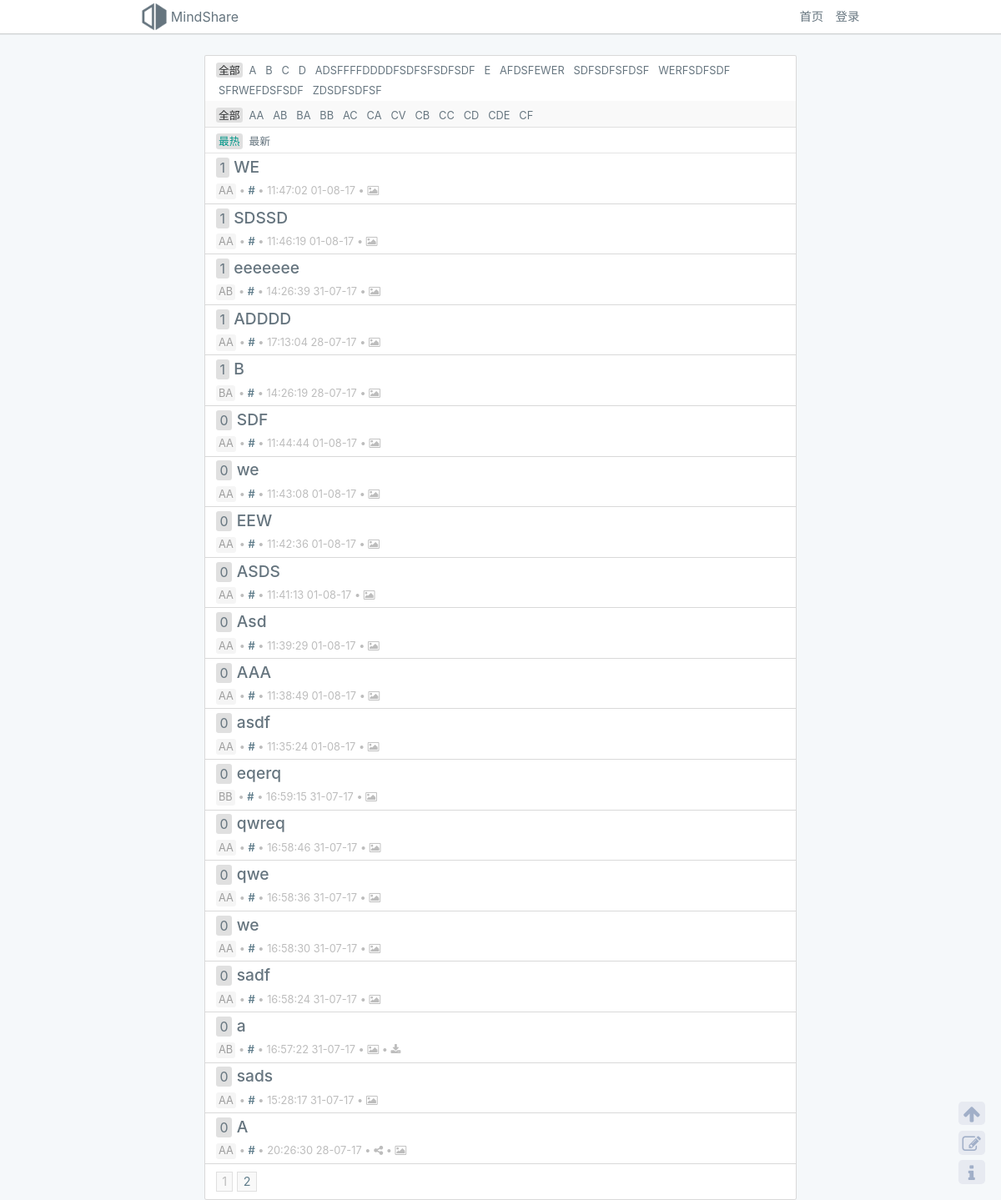
/, run on an earlier commit of the app's database.
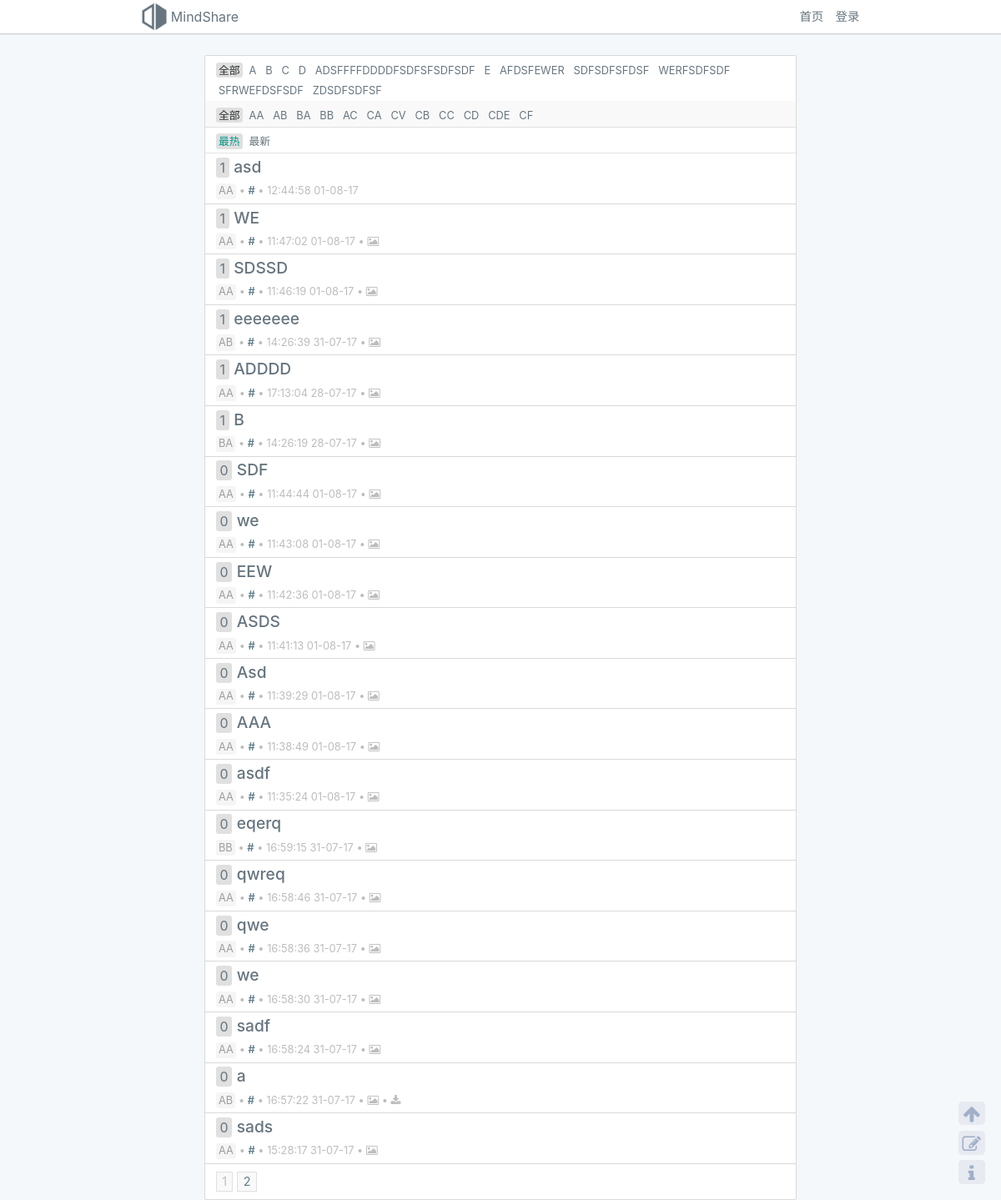
And on a later commit of the database.
### mindmap/models.py (models this page shows, shortened)
class Category(models.Model):
    title = models.CharField('标题', max_length=30)
    parent = models.ForeignKey('Category', null=True, blank=True)

class MindMap(models.Model):
    title = models.CharField('标题', max_length=50)
    description = models.CharField('描述', max_length=1000, blank=True)
    img = models.ImageField('图片', upload_to='img/%Y/%m/%d/', blank=True, null=True)
    mindmap = models.FileField('思维导图文件', upload_to='file/%Y/%m/%d/', blank=True, null=True)
    public = models.BooleanField('是否公开', default=True)
    tags = models.ManyToManyField(Tag)
    category = models.ForeignKey(Category, null=True, blank=True)
    author = models.ForeignKey(User, null=True, default=1)
    share = models.URLField('分享地址', max_length=300, null=True, blank=True)
    vote = models.IntegerField('投票', default=0)
    visit = models.IntegerField('浏览', default=0)
    create_date = models.DateTimeField('创建时间', default=timezone.now, null=True)
    update_date = models.DateTimeField(verbose_name='最后更新时间', auto_now=True)

### mindmap/views/views_index.py (the view)
# urls.py: url(r'^$', views_index.index, name='index'),
def index(request, category=None, page=1):
    try:
        cur_category = None
        category_first = None
        category_second = None
        if category is not None:
            cur_category = Category.objects.filter(id=category).first()
            items = (MindMap.objects.filter(category_id=category, public=True) |
                     MindMap.objects.filter(category__parent=category, public=True))
        else:
            items = MindMap.objects.filter(public=True)
        order = request.GET.get('ord')
        if order is None or order == 'hot':
            order = 'hot'
            items = items.order_by('-vote', '-create_date')
        elif order == 'new':
            items = items.order_by('-create_date', '-vote')
        if cur_category:
            if cur_category.parent:
                category_first = cur_category.parent
                category_second = cur_category
                category_second_items = Category.objects.filter(parent=cur_category.parent)
            else:
                category_first = cur_category
                category_second = None
                category_second_items = Category.objects.filter(parent=cur_category)
        else:
            category_second_items = Category.objects.filter(parent__isnull=False)[:12]
        context = {
            'title': 'MindShare',
            'category_first': category_first,
            'category_second': category_second,
            'category_first_items': Category.objects.filter(parent__isnull=True),
            'category_second_items': category_second_items,
            'pages': get_pages(items, cur_page=page, url_generator=index_url_generator, category=category),
            'category': category,
            'order': order
        }
        return render(request, 'mindmap/index.html', context=context)
    except Exception as e:
        print(e)
        traceback.print_exc()
        return return_404_page(request)

### mindmap/views/url_generator.py (called while the page is built)
def index_url_generator(page=1, category=None, **kwargs):
    if category is not None:
        return reverse('mindmap:index-with-category', args=(category, page))
    else:
        return reverse('mindmap:index-without-category', args=(page, ))

### mindmap/views/views_pagination.py (called while the page is built)
def get_pages(query_set, cur_page=1, count_per_page=COUNT_PER_PAGE, url_generator=None, **kwargs):
    try:
        cur_page = int(cur_page) if cur_page else 1
        page_list = Paginator(query_set, count_per_page)
        total_page_number = page_list.num_pages
        cur_page_number = max(0, min(cur_page, total_page_number))
        cur_page_items = page_list.page(cur_page_number)
        return PageInstance(total_page_number, cur_page_number, cur_page_items, url_generator, **kwargs)
    except Exception as e:
        print(e)
        traceback.print_exc()
        return PageInstance(0, 0, None)

    def init_page_items(self):
        _page_items_number = {1, self.total_page_number}
        for i in range(max(1, self.cur_page_number-3), min(self.cur_page_number+3, self.total_page_number)):
            _page_items_number.add(i)
        for page_number in _page_items_number:
            if len(self.page_items) > 0 and self.page_items[-1].number and page_number - self.page_items[-1].number > 1:
                self.page_items.append(PageItem(text='...', active=False))
            if page_number == self.cur_page_number:
                self.page_items.append(PageItem(number=page_number, active=False))
            elif self.url_generator:
                self.page_items.append(PageItem(url=self.url_generator(page_number, **self.kwargs), number=page_number))
            else:
                self.page_items.append(PageItem(number=page_number))

### templates/mindmap/index.html (shortened to what this page needs)
{% extends "mindmap/includes/base.html" %}
{% load staticfiles %}
{% block css %}
    <link rel="stylesheet" href="{% static 'mindmap/css/index.css' %}">
    <link rel="stylesheet" href="{% static 'mindmap/css/pagination.css' %}">
{% endblock %}
{% block body %}
    <div id="bodyContainer" class="container">
        <div id="midContainer" class="col-lg-8 offset-lg-2">
            <div class="container-box">
                <div id="category">
                    {% if not category_first %}
                        <a class="my-link-tag my-link-tag-selected">全部</a>
                    {% else %}
                        <a class="my-link-tag" href="{% url 'mindmap:index-without-category' 1 %}">全部</a>
                    {% endif %}
                    {% for category in category_first_items %}
                        {% if category_first == category %}
                            <a class="my-link-tag my-link-tag-selected">{{ category.title }}</a>
                        {% else %}
                            <a class="my-link-tag" href="{% url 'mindmap:index-with-category' category.id 1 %}">{{ category.title }}</a>
                        {% endif %}
                    {% endfor %}
                </div>
                <div id="sortBy">
                    {% if not category_second %}
                        <a class="my-link-tag my-link-tag-selected">全部</a>
                    {% else %}
                        <a class="my-link-tag" href="{% url 'mindmap:index-with-category' category_first.id 1 %}">全部</a>
                    {% endif %}
                    {% for category in category_second_items %}
                        {% if category_second == category %}
                            <a class="my-link-tag my-link-tag-selected">{{ category.title }}</a>
                        {% else %}
                            <a class="my-link-tag" href="{% url 'mindmap:index-with-category' category.id 1 %}">{{ category.title }}</a>
                        {% endif %}
                    {% endfor %}
                </div>
                <div id="sortBy" style="background-color: white;">
                    {% if category %}
                        <a class="my-link-tag {% if order == 'hot' %}my-link-tag-selected{% endif %}" href="{% url 'mindmap:index-with-category' category 1 %}?ord=hot">最热</a>
                        <a class="my-link-tag {% if order == 'new' %}my-link-tag-selected{% endif %}" href="{% url 'mindmap:index-with-category' category 1 %}?ord=new">最新</a>
                    {% else %}
                        <a class="my-link-tag {% if order == 'hot' %}my-link-tag-selected{% endif %}" href="{% url 'mindmap:index' %}?ord=hot">最热</a>
                        <a class="my-link-tag {% if order == 'new' %}my-link-tag-selected{% endif %}" href="{% url 'mindmap:index' %}?ord=new">最新</a>
                    {% endif %}
                </div>
                {% for mindmap in pages.cur_page_items %}
                    {% include 'mindmap/includes/_index_list_item.html' %}
                {% endfor %}
                <div class="container-box-item container-box-item-padding">
                    {% include 'mindmap/includes/_pagination.html' %}
                </div>
            </div>
        </div>
    </div>
{% endblock %}

### templates/mindmap/includes/base.html (shortened to what this page needs)
{% load staticfiles%}
<!DOCTYPE html>
<html lang="en">
<head>
    <link rel="stylesheet" href="{% static 'mindmap/lib/css/bootstrap-4.0.0-alpha.6.css' %}">
    <link rel="stylesheet" href="{% static 'mindmap/lib/css/font-awesome.css' %}">
    <link rel="stylesheet" href="{% static 'mindmap/lib/css/toastr.css' %}">
    <link rel="stylesheet" href="{% static 'mindmap/css/common.css' %}">
    <link rel="stylesheet" href="{% static 'mindmap/css/login-register.css' %}">
    <link rel="stylesheet" href="{% static 'mindmap/css/user-menu-popover.css' %}">
    {% block css %}{% endblock %}
</head>
<body>
    {% block navigation %}
        {% include "mindmap/includes/_navigation.html" %}
    {% endblock %}
    {% block body %}{% endblock %}
    {% block right-bottom-btn-group %}
        {% include "mindmap/includes/_right_bottom_btn_group.html" %}
    {% endblock %}
</body>
</html>

### templates/mindmap/includes/_navigation.html (shortened to what this page needs)
{% load staticfiles %}
<nav id="navbar">
    <div id="navbarContainer" class="container">
        <div id="brand">
            <img id="brandImg" src="{% static 'mindmap/img/favicon.png' %}"/>
            <a href="{% url 'mindmap:index' %}">MindShare</a>
        </div>
        <div id="linkList">
            <a class="my-nav-link hidden-md-down" href="{% url 'mindmap:index' %}">首页</a>
            {% if request.user.id %}
                {% include 'mindmap/includes/dialog/_popover_user.html' %}
                <a class="my-nav-link" href="{% url 'mindmap:new-mind-page' %}">发布</a>
                <a id="usernameElement" class="my-nav-link" href="javascript: void(0);">{{ request.user.nickname }}</a>
            {% else %}
                <a id="btn-login" class="my-nav-link" href="javascript: void(0);">登录</a>
            {% endif %}
        </div>
    </div>
</nav>
<div class="nav-shadow"></div>

### templates/mindmap/includes/_index_list_item.html
<div class="container-box-item container-box-item-bottom" id="divMindmap{{ mindmap.id }}">
    <a href="javascript: void(0)" title="投票" class="ol-badge" style="vertical-align: top;">{{ mindmap.vote }}</a>
    <a class="my-title my-title-a" style="margin-bottom: .6rem;" href="{% url 'mindmap:show-mind' mindmap.id %}">
        <span>{{ mindmap.title }}</span>
    </a>
    {% include 'mindmap/includes/_mind_info_panel.html' %}
</div>

### templates/mindmap/includes/_mind_info_panel.html (shortened to what this page needs)
<div class="info-panel">
    <a class="info-panel-item a-tag-light" title="查看分类" href="{% url 'mindmap:index-with-category' mindmap.category.id %}">{{ mindmap.category.title }}</a>
    <span class="info-panel-item">•</span>
    <a class="info-panel-item" title="用户主页" href="{% url 'mindmap:user-page-with-uid' mindmap.author.id 1 %}" style="font-weight: 600;">{{ mindmap.author.nickname}}</a>
    <span class="info-panel-item">•</span>
    <span class="info-panel-item">{{ mindmap.create_date|date:'H:i:s d-m-y' }}</span>
    {% if mindmap.share %}
        <span class="info-panel-item">•</span>
        <a href="{{ mindmap.share }}" title="查看分享" target="_blank" class="info-panel-item"><i class="fa fa-share-alt color-mid-grey" aria-hidden="true"></i></a>
    {% endif %}
    {% if mindmap.img %}
        <span class="info-panel-item">•</span>
        <a href="{{ mindmap.img.url }}" download="" title="下载图片" class="info-panel-item"><i class="fa fa-picture-o color-mid-grey" aria-hidden="true"></i></a>
    {% endif %}
    {% if mindmap.mindmap %}
        <span class="info-panel-item">•</span>
        <a href="{{ mindmap.mindmap.url }}" download="" title="下载文件" class="info-panel-item"><i class="fa fa-download color-mid-grey" style="margin-top: .05rem;" aria-hidden="true"></i></a>
    {% endif %}
</div>

### templates/mindmap/includes/_pagination.html
<div class="page-panel">
    {% for page in pages.page_items %}
        <a class="page-panel-item" {% if page.active %}href="{{ page.url }}"{% endif %}>{{ page.text }}</a>
    {% endfor %}
</div>

### templates/mindmap/includes/_right_bottom_btn_group.html (shortened to what this page needs)
{% load staticfiles %}
<div class="right-bottom-btn-group" id="right-bottom-btn-group">
    <a id="btn-go-top" title="返回顶部"><i class="fa fa-arrow-up fa-2x" aria-hidden="true" style="color: #a1afc8;"></i></a>
    <a href="javascript: feedbackBtnClick();" title="反馈"><i class="fa fa-pencil-square-o fa-2x" aria-hidden="true" style="color: #a1afc8;"></i></a>
    <a href="{% url 'mindmap:about' %}" title="关于"><i class="fa fa-info fa-2x" aria-hidden="true" style="color: #a1afc8;"></i></a>
</div>

### static/mindmap/css/common.css (style rules this page uses)
body { background-color: #f5f8fa; }
#navbar { background-color: #fff; }
#navbar a { color: #66757f; }
#navbar #navbarContainer { padding: 0 .6rem 0 .3rem; max-width: 55rem; display: flex; align-items: center; justify-content: space-between; }
#navbar #brand { display: flex; align-items: center; justify-content: center; }
#navbar #brand img { height: 2.5rem; }
#navbar #linkList { display: flex; align-items: center; }
#navbar .my-nav-link { font-size: 0.9rem; margin-left: 0.9rem; }
.nav-shadow { border-top: 1px solid rgba(0, 0, 0, 0.15); border-bottom: 1px solid rgba(0, 0, 0, 0.05); }
a { color: #607D8B; text-decoration: none; }
a:link { text-decoration: none; }
.my-link-tag { color: #66757f; padding: .1rem .2rem; font-size: .8rem; border-radius: .2rem; }
.my-link-tag-selected { color: #009688; background-color: #E0E0E0; }
.a-tag-light { color: #9E9E9E; font-size: 0.8rem; border-radius: 0.2rem; vertical-align: middle; padding: .1rem .2rem; background-color: #F5F5F5; }
.container-box { border: 1px solid rgba(0, 0, 0, 0.15); border-radius: 0.15rem; background-color: white; }
.container-box-item { padding: .3rem .8rem; }
.container-box-item-bottom { border-bottom: 1px solid rgba(0, 0, 0, 0.15); }
.container-box-item-padding { padding: .6rem .8rem; }
#bodyContainer { margin-top: 1.5rem; }
.my-title { font-size: 1.2rem; line-height: 1.2rem; font-weight: 500; color: #66757f; display: inline-block; padding-left: .05rem; margin-bottom: .25rem; }
.info-panel { font-size: 0.8rem; color: #BDBDBD; line-height: 1rem; }
.info-panel-item { font-size: .8rem; text-align: center; vertical-align: middle; line-height: 1rem; white-space: nowrap; display: inline-block; }
.ol-badge { color: #66757f; padding: 0 .3rem; border-radius: .2rem; vertical-align: middle; text-align: center; display: inline-block; background-color: #E0E0E0; }
.color-mid-grey { color: #BDBDBD; }

### static/mindmap/css/index.css (style rules this page uses)
#category { padding: .2rem .8rem; }
#sortBy { padding: .2rem .8rem; background-color: #f9f9f9; border-bottom: 1px solid rgba(0, 0, 0, 0.1); }

### static/mindmap/css/pagination.css (style rules this page uses)
.page-panel { display: flex; justify-content: flex-start; align-items: center; color: #BDBDBD; font-size: 0.9rem; }
.page-panel-item { padding: 0 0.4rem; border: 1px solid rgba(0, 0, 0, 0.1); display: inline-block; margin-right: .3rem; background-color: #f9f9f9; }

### templates/mindmap/includes/_right_bottom_btn_group.html (style rules this page uses)
.right-bottom-btn-group { position: fixed; right: 1.2rem; bottom: 1.2rem; float: left; z-index: 1000; -webkit-transition: all .5s; -moz-transition: all .5s; -o-transition: all .5s; transition: all .5s; }
.right-bottom-btn-group a { width: 2rem; height: 1.8rem; text-align: center; font-size: 0.7rem; background: #e7eaf1; border-radius: .3rem; cursor: pointer; margin-top: 0.4rem; padding: .3rem; float: left; clear: both; }

What changed in the data, as far as the page shows it:
no longer on this page (row unchanged): MindMap: vote "0", title "A", category "AA", author.nickname "#", create_date "20:26:30 28-07-17"
added MindMap: vote "1", title "asd", category "AA", author.nickname "#", create_date "12:44:58 01-08-17"
